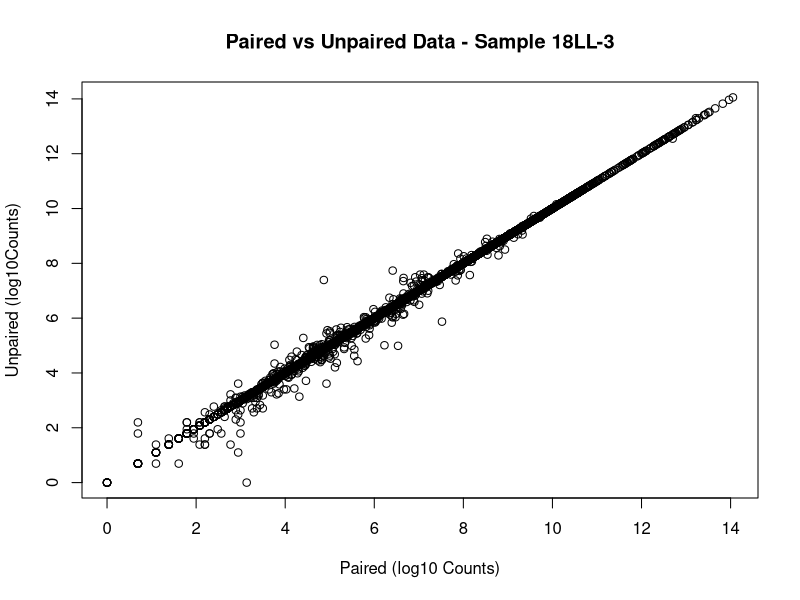

Generate this figure with R:
#read data
rawPaired <- read.table("pairedEndsCountData.txt", header = T)
rawNOTPaired <- read.table("nonPairedCountData.txt",header = T)

#plot
plot((log(rawPaired$RNASeq18LL.3P))~((log(rawNOTPaired$RNASeq18LL.1.uP.2))), main = "Paired vs Unpaired Data - Sample 18LL-3",xlab= "Paired (log10 Counts)", ylab = "Unpaired (log10Counts)")                                    

#use as approperiate

















